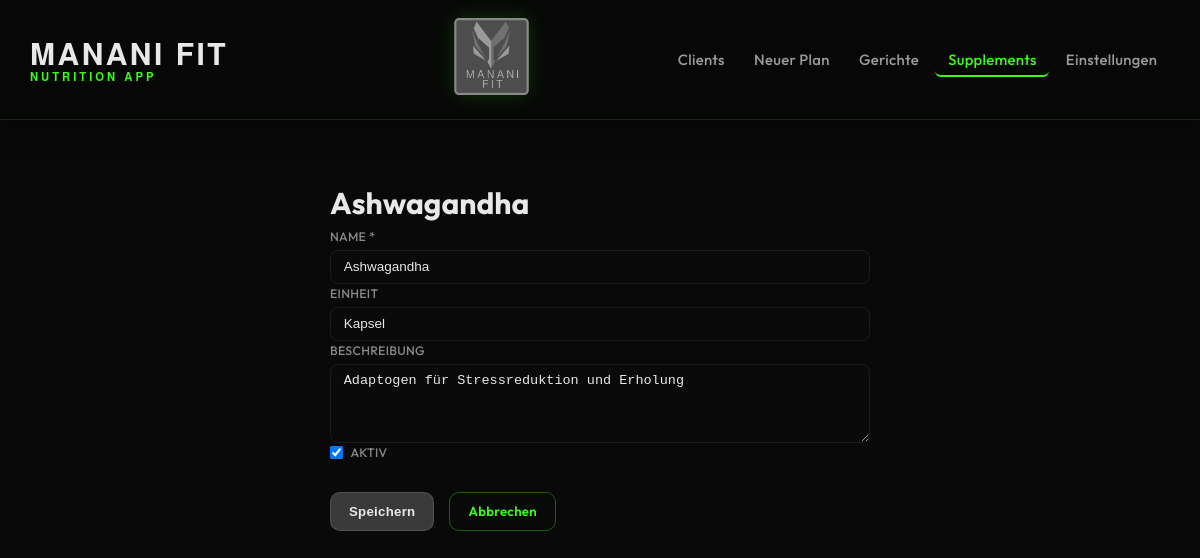
/supplements/12/edit, run on the app's committed database.
### models.py (models this page shows, shortened)
class Supplement(db.Model):
    __tablename__ = "supplements"
    __allow_unmapped__ = True
    id: int = db.Column(db.Integer, primary_key=True)
    name: str = db.Column(db.String(100), nullable=False)
    description: str | None = db.Column(db.Text, nullable=True)
    unit: str = db.Column(db.String(30), nullable=False, default="Kapsel")
    is_active: bool = db.Column(db.Boolean, default=True)
    plan_supplements = db.relationship(
        "PlanSupplement",
        back_populates="supplement",
        cascade="all, delete-orphan",
    )

### app.py (the view, shortened to what this page needs)
    @app.route("/supplements/<int:supplement_id>/edit", methods=["GET", "POST"])
    def supplements_edit(supplement_id: int):
        s = db.get_or_404(Supplement, supplement_id)
        return render_template("supplements/form.html", supplement=s)

### templates/supplements/form.html (shortened to what this page needs)
{% extends "base.html" %}
{% block content %}
<div class="container" style="max-width:600px; margin:0 auto; padding:2rem;">
  <h1>{% if supplement %}{{ supplement.name }}{% else %}Neues Supplement{% endif %}</h1>
  <form method="post" class="form">
    <div class="form-group">
      <label for="name">Name *</label>
      <input type="text" id="name" name="name" value="{{ supplement.name if supplement else '' }}" required style="width:100%;">
    </div>
    <div class="form-group">
      <label for="unit">Einheit</label>
      <input type="text" id="unit" name="unit" value="{{ supplement.unit if supplement else 'Kapsel' }}" style="width:100%;" placeholder="z.B. Kapsel, Tablette, g, ml">
    </div>
    <div class="form-group">
      <label for="description">Beschreibung</label>
      <textarea id="description" name="description" rows="4" style="width:100%;">{{ supplement.description or '' }}</textarea>
    </div>
    {% if supplement %}
    <div class="form-group">
      <label style="display:flex; align-items:center; gap:.5rem; cursor:pointer;">
        <input type="checkbox" name="is_active" {% if supplement.is_active %}checked{% endif %}>
        Aktiv
      </label>
    </div>
    {% endif %}
    <div style="display:flex; gap:1rem; margin-top:2rem;">
      <button type="submit" class="btn btn-primary">
        {% if supplement %}Speichern{% else %}Erstellen{% endif %}
      </button>
      <a href="{{ url_for('supplements_list') }}" class="btn btn--ghost">Abbrechen</a>
    </div>
  </form>
</div>
{% endblock %}

### static/css/app.css (style rules this page uses)
:root { --primary: #39ff14; --primary-light: #7fff50; --primary-dim: rgba(57,255,20,.12); --bg: #0d0d0d; --surface: rgba(20,20,20,.88); --surface-light: rgba(36,36,36,.92); --border: rgba(255,255,255,.07); --border-hover: rgba(255,255,255,.14); --text: #e8e8e8; --text-muted: #888; --danger: #e05252; --warning: #c9922a; --success: #2ed573; --radius: 10px; --shadow: 0 8px 40px rgba(0,0,0,.65); --shadow-sm: 0 3px 14px rgba(0,0,0,.4); --nav-h: 120px; }
*, *::before, *::after { box-sizing: border-box; margin: 0; padding: 0; }
html { font-size: 15px; }
body { font-family: 'Outfit', system-ui, sans-serif; background-color: var(--bg); background-image: url('/static/uploads/trainings_plan_logos.png'); background-size: cover; background-position: center; background-attachment: fixed; color: var(--text); line-height: 1.55; min-height: 100vh; position: relative; }
body::before { content: ''; position: fixed; inset: 0; background: rgba(0,0,0,.27); z-index: 0; pointer-events: none; }
a { color: var(--primary); text-decoration: none; }
.btn { display: inline-flex; align-items: center; gap: .35rem; padding: .55rem 1.2rem; border-radius: var(--radius); border: 1px solid rgba(255,255,255,.12); cursor: pointer; font-size: .88rem; font-weight: 600; font-family: 'Outfit', inherit; letter-spacing: .3px; transition: background .2s ease, color .2s ease, border-color .2s ease, box-shadow .2s ease; text-decoration: none !important; white-space: nowrap; background: #3a3a3a; color: var(--text); }
.btn--ghost { background: transparent; color: var(--primary); border: 1px solid rgba(57,255,20,.35); }
.form-group { display: flex; flex-direction: column; gap: .3rem; }
label { font-size: .82rem; font-weight: 500; letter-spacing: .3px; text-transform: uppercase; color: var(--text-muted); }
input[type="text"], input[type="email"], input[type="number"], input[type="date"], input[type="file"], select, textarea { border: 1px solid var(--border); border-radius: 8px; padding: .55rem .85rem; font-size: .9rem; font-family: 'Outfit', inherit; color: var(--text); background: rgba(12,12,12,.7); width: 100%; transition: border-color .2s ease, box-shadow .2s ease; }

### data on the page
Supplement: name "Ashwagandha", unit "Kapsel", description "Adaptogen für Stressreduktion und Erholung", is_active "☑"
